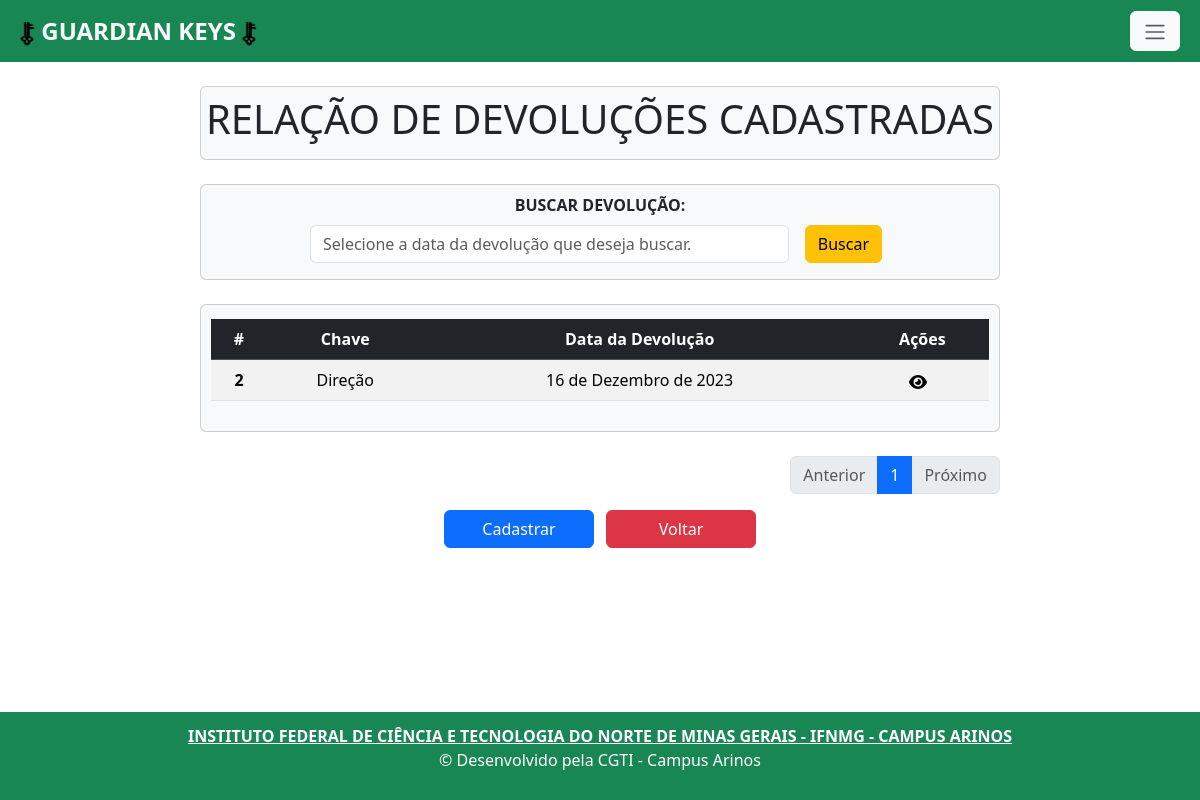
Page /devolucao_index/ on the earlier database version.
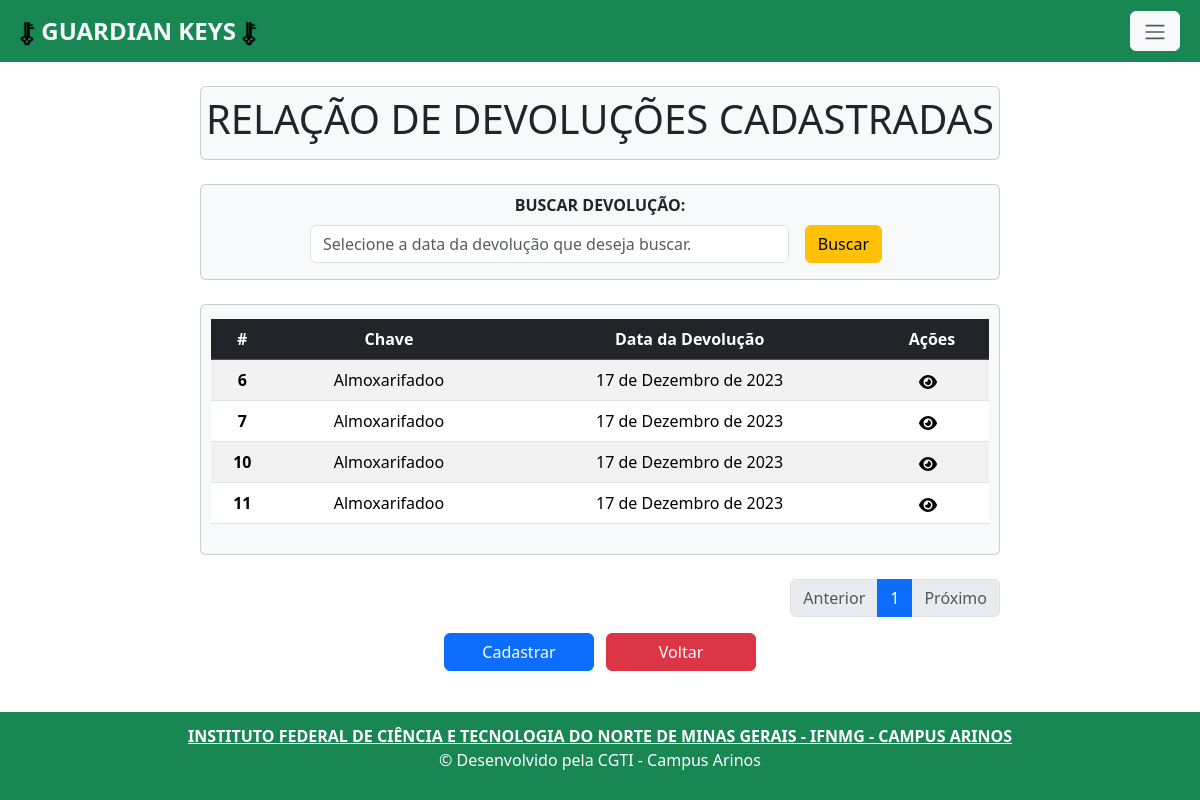
Same page on the later database version.
### app/models.py (models this page shows, shortened)
class Devolucao(models.Model):
    id_chave = models.ForeignKey(Chave, on_delete=models.CASCADE)
    data_devolucao = models.DateField(auto_now_add=True)

class Chave(models.Model):
    descricao = models.CharField(max_length=150)
    status = models.CharField(max_length=22, choices=STATUS, default='Livre')
    codbarra = models.CharField(max_length=150, unique=True)
    def __str__(self):
        return self.descricao

### app/views.py (the view)
# urls.py: path('devolucao_index/', devolucao_index, name='devolucao_index'),
def devolucao_index(request):
    data = {}
    search = request.GET.get('search')
    if search:
        data['db'] = Devolucao.objects.filter(data_devolucao__icontains=search).order_by('data_devolucao')
        paginators = Paginator (data['db'], 1000)
        page_num = request.GET.get('page')
        page = paginators.get_page(page_num)
    else:
        data['db'] = Devolucao.objects.all().order_by('data_devolucao')
        paginators = Paginator (data['db'], 10)
        page_num = request.GET.get('page')
        page = paginators.get_page(page_num)
    return render(request, 'devolucao_index.html', {'page': page})

### app/templates/devolucao_index.html (shortened to what this page needs)
{% extends 'base.html' %}
{% load static %}
{% block content%}
    <div class="col-8 m-auto pt-2 pb-2 text-center card rounded bg-light mb-4">
    <h1>RELAÇÃO DE DEVOLUÇÕES CADASTRADAS</h1>
    </div>
    <div class="col-8 m-auto pt-2 pb-2 text-center card rounded bg-light mb-4">
      <form  method="get" >
        <label for="inputBuscar" class="form-label" ></label><strong>BUSCAR DEVOLUÇÃO:</strong></label>
        <div class="d-flex justify-content-center align-items-center mt-2 mb-2">
          <input type="text" id="search" name="search" class="form-control me-3" style="width: 60%;" placeholder="Selecione a data da devolução que deseja buscar.">
          <button type="submit" class="btn btn-warning me-2">Buscar</button>
        </div>
      </form>
    </div>
    <div class="col-8 m-auto pt-1 pb-1 text-center card rounded bg-light mb-4">
        <div class="table-responsive" style="margin: 10px; overflow-x: auto;">
        <table class="table table-striped" style="max-width: 100%;">
            <thead class="table-dark">
              <tr>
                <th scope="col">#</th>
                <th scope="col">Chave</th>
                <th scope="col">Data da Devolução</th>
                <th scope="col">Ações</th>
              </tr>
            </thead>
            <tbody>
              {% for dbs in page.object_list %}
                <tr>
                  <th scope="row">{{dbs.id}}</th>
                  <td>{{dbs.id_chave}}</td>
                  <td>{{dbs.data_devolucao|date:"d \d\e F \d\e Y"}}</td>
                  <td>
                    <a class="me-2" href="/devolucao_view/{{dbs.id}}/"></a>
                  </td>
                </tr>
              {% endfor %}
            </tbody>
          </table>
        </div>
    </div>
      <div class=" col-8  m-auto d-flex justify-content-end ">
          <div >
            <ul class="pagination">
              {% if page.has_previous %}
                <li class="page-item">
                  <a class="page-link" href="{% url 'devolucao_index' %}?page={{page.previous_page_number}}">Anterior</a>
                </li>
              {% else %}
                <li class="page-item disabled">
                  <a class="page-link" href="#" tabindex="-1" aria-disabled="true">Anterior</a>
                </li>
              {% endif %}
              {% for pg in page.paginator.page_range %}
                {% if pg == 1 or pg == 2 or pg == 3 or pg == page.paginator.num_pages or page == page.paginator.num_pages|add:'-1' or page == page.paginator.num_pages|add:'-2'%}
                  {% if page.number == pg %}
                    <li class="page-item active"><a class="page-link" href="?page={{ pg }}">{{ pg }}</a></li>
                  {% else %}
                    <li class="page-item"><a class="page-link" href="?page={{ pg }}">{{ pg }}</a></li>
                  {% endif %}
                {% endif %}
              {% endfor %}
              {% if page.has_next %}
                <li class="page-item-active">
                  <a class="page-link" href="{% url 'devolucao_index' %}?page={{page.next_page_number}}">Próximo</a>
                </li>
              {% else %}
                <li class="page-item disabled">
                  <a class="page-link" href="#" tabindex="-1" aria-disabled="true">Próximo</a>
                </li>
              {% endif %}
            </ul>
          </div>
        </div>
      <div class="col-8 m-auto  pb-2 text-center ">
         <a class="btn btn-primary me-2" style="width: 150px;" href="/devolucao_form"> Cadastrar </a>
        <a class="btn btn-danger" style="width: 150px;" href="/"> Voltar </a>
      </div>
{% endblock %}

Differences in the rows shown:
removed Devolucao: id "2", id_chave "Direção", data_devolucao "16 de Dezembro de 2023"
added Devolucao: id "6", id_chave "Almoxarifadoo", data_devolucao "17 de Dezembro de 2023"
added Devolucao: id "7", id_chave "Almoxarifadoo", data_devolucao "17 de Dezembro de 2023"
added Devolucao: id "10", id_chave "Almoxarifadoo", data_devolucao "17 de Dezembro de 2023"
added Devolucao: id "11", id_chave "Almoxarifadoo", data_devolucao "17 de Dezembro de 2023"
